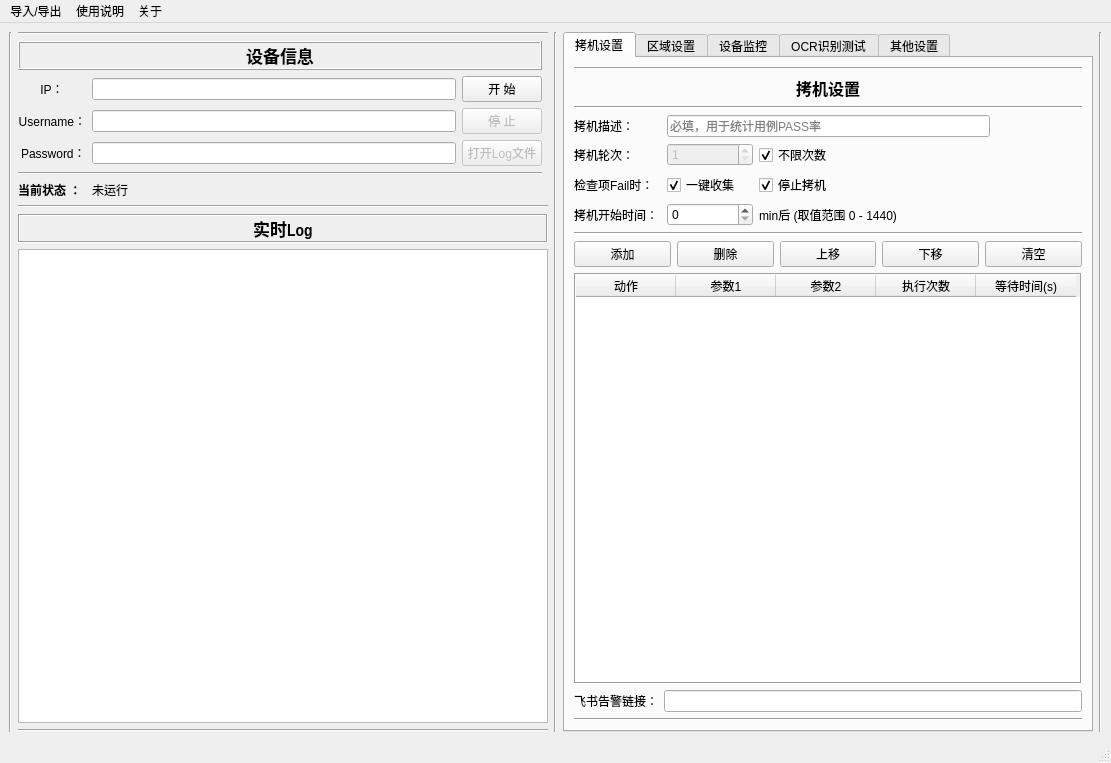
<?xml version="1.0" encoding="UTF-8"?>
<ui version="4.0">
 <class>OCR_UI</class>
 <widget class="QMainWindow" name="OCR_UI">
  <property name="enabled">
   <bool>true</bool>
  </property>
  <property name="geometry">
   <rect>
    <x>0</x>
    <y>0</y>
    <width>1111</width>
    <height>763</height>
   </rect>
  </property>
  <property name="sizePolicy">
   <sizepolicy hsizetype="Expanding" vsizetype="Expanding">
    <horstretch>0</horstretch>
    <verstretch>0</verstretch>
   </sizepolicy>
  </property>
  <property name="focusPolicy">
   <enum>Qt::NoFocus</enum>
  </property>
  <property name="windowTitle">
   <string>拷机工具_V2.</string>
  </property>
  <widget class="QWidget" name="centralwidget">
   <layout class="QHBoxLayout" name="horizontalLayout">
    <item>
     <widget class="Line" name="line_4">
      <property name="orientation">
       <enum>Qt::Vertical</enum>
      </property>
     </widget>
    </item>
    <item>
     <layout class="QVBoxLayout" name="verticalLayout_Left">
      <item>
       <layout class="QHBoxLayout" name="horizontalLayout_2">
        <item>
         <layout class="QGridLayout" name="DutInfoLayout_6">
          <item row="6" column="1" colspan="2">
           <widget class="QLabel" name="StatusLabel">
            <property name="text">
             <string>未运行</string>
            </property>
           </widget>
          </item>
          <item row="5" column="0" colspan="3">
           <widget class="Line" name="line_16">
            <property name="orientation">
             <enum>Qt::Horizontal</enum>
            </property>
           </widget>
          </item>
          <item row="1" column="0" colspan="3">
           <widget class="QLabel" name="label">
            <property name="font">
             <font>
              <family>Arial Narrow</family>
              <pointsize>13</pointsize>
              <weight>75</weight>
              <italic>false</italic>
              <bold>true</bold>
              <underline>false</underline>
             </font>
            </property>
            <property name="frameShape">
             <enum>QFrame::Box</enum>
            </property>
            <property name="frameShadow">
             <enum>QFrame::Raised</enum>
            </property>
            <property name="text">
             <string>设备信息</string>
            </property>
            <property name="alignment">
             <set>Qt::AlignCenter</set>
            </property>
           </widget>
          </item>
          <item row="8" column="0" colspan="4">
           <layout class="QGridLayout" name="gridLayout">
            <item row="3" column="0" colspan="3">
             <widget class="QLabel" name="label_2">
              <property name="enabled">
               <bool>true</bool>
              </property>
              <property name="font">
               <font>
                <family>Arial Narrow</family>
                <pointsize>13</pointsize>
                <weight>75</weight>
                <bold>true</bold>
               </font>
              </property>
              <property name="frameShape">
               <enum>QFrame::Box</enum>
              </property>
              <property name="frameShadow">
               <enum>QFrame::Sunken</enum>
              </property>
              <property name="text">
               <string>实时Log</string>
              </property>
              <property name="alignment">
               <set>Qt::AlignCenter</set>
              </property>
             </widget>
            </item>
            <item row="5" column="0" colspan="3">
             <widget class="QTextEdit" name="logText">
              <property name="enabled">
               <bool>true</bool>
              </property>
              <property name="frameShape">
               <enum>QFrame::Box</enum>
              </property>
              <property name="frameShadow">
               <enum>QFrame::Raised</enum>
              </property>
              <property name="lineWidth">
               <number>0</number>
              </property>
              <property name="midLineWidth">
               <number>1</number>
              </property>
              <property name="readOnly">
               <bool>true</bool>
              </property>
             </widget>
            </item>
            <item row="2" column="0" colspan="3">
             <widget class="Line" name="line_9">
              <property name="orientation">
               <enum>Qt::Horizontal</enum>
              </property>
             </widget>
            </item>
           </layout>
          </item>
          <item row="3" column="1">
           <widget class="QLineEdit" name="dutUn"/>
          </item>
          <item row="2" column="1">
           <widget class="QLineEdit" name="dutIP"/>
          </item>
          <item row="0" column="0" colspan="4">
           <widget class="Line" name="line_5">
            <property name="orientation">
             <enum>Qt::Horizontal</enum>
            </property>
           </widget>
          </item>
          <item row="6" column="0">
           <widget class="QLabel" name="label_15">
            <property name="font">
             <font>
              <weight>75</weight>
              <italic>false</italic>
              <bold>true</bold>
             </font>
            </property>
            <property name="text">
             <string>当前状态 ：</string>
            </property>
            <property name="textFormat">
             <enum>Qt::AutoText</enum>
            </property>
           </widget>
          </item>
          <item row="2" column="2">
           <widget class="QPushButton" name="beginButton">
            <property name="text">
             <string>开 始</string>
            </property>
           </widget>
          </item>
          <item row="2" column="0">
           <widget class="QLabel" name="dutIPLabel">
            <property name="text">
             <string>IP：</string>
            </property>
            <property name="alignment">
             <set>Qt::AlignCenter</set>
            </property>
            <property name="buddy">
             <cstring>dutIP</cstring>
            </property>
           </widget>
          </item>
          <item row="4" column="1">
           <widget class="QLineEdit" name="dutPw"/>
          </item>
          <item row="4" column="2">
           <widget class="QPushButton" name="logOpenButton">
            <property name="enabled">
             <bool>false</bool>
            </property>
            <property name="text">
             <string>打开Log文件</string>
            </property>
           </widget>
          </item>
          <item row="4" column="0" alignment="Qt::AlignRight">
           <widget class="QLabel" name="dutPwLabel">
            <property name="text">
             <string>Password：</string>
            </property>
            <property name="buddy">
             <cstring>dutPw</cstring>
            </property>
           </widget>
          </item>
          <item row="3" column="2">
           <widget class="QPushButton" name="stopButton">
            <property name="enabled">
             <bool>false</bool>
            </property>
            <property name="text">
             <string>停 止</string>
            </property>
           </widget>
          </item>
          <item row="3" column="0" alignment="Qt::AlignRight">
           <widget class="QLabel" name="dutUnLabel">
            <property name="text">
             <string>Username：</string>
            </property>
            <property name="alignment">
             <set>Qt::AlignRight|Qt::AlignTrailing|Qt::AlignVCenter</set>
            </property>
            <property name="buddy">
             <cstring>dutUn</cstring>
            </property>
           </widget>
          </item>
         </layout>
        </item>
       </layout>
      </item>
      <item>
       <widget class="Line" name="line_7">
        <property name="orientation">
         <enum>Qt::Horizontal</enum>
        </property>
       </widget>
      </item>
     </layout>
    </item>
    <item>
     <widget class="Line" name="line_2">
      <property name="orientation">
       <enum>Qt::Vertical</enum>
      </property>
     </widget>
    </item>
    <item>
     <widget class="QTabWidget" name="tabWidget">
      <property name="sizePolicy">
       <sizepolicy hsizetype="Expanding" vsizetype="Expanding">
        <horstretch>0</horstretch>
        <verstretch>0</verstretch>
       </sizepolicy>
      </property>
      <property name="maximumSize">
       <size>
        <width>16777215</width>
        <height>16777215</height>
       </size>
      </property>
      <property name="currentIndex">
       <number>0</number>
      </property>
      <widget class="QWidget" name="actTab">
       <attribute name="title">
        <string>拷机设置</string>
       </attribute>
       <layout class="QGridLayout" name="gridLayout_3">
        <item row="0" column="0">
         <layout class="QVBoxLayout" name="verticalLayout_Right">
          <item>
           <layout class="QGridLayout" name="gridLayout_2">
            <property name="horizontalSpacing">
             <number>6</number>
            </property>
            <item row="7" column="0" colspan="5">
             <widget class="Line" name="line_6">
              <property name="orientation">
               <enum>Qt::Horizontal</enum>
              </property>
             </widget>
            </item>
            <item row="1" column="0" colspan="5">
             <widget class="QLabel" name="label_3">
              <property name="font">
               <font>
                <family>Arial Narrow</family>
                <pointsize>12</pointsize>
                <weight>75</weight>
                <bold>true</bold>
               </font>
              </property>
              <property name="text">
               <string>拷机设置</string>
              </property>
              <property name="textFormat">
               <enum>Qt::MarkdownText</enum>
              </property>
              <property name="alignment">
               <set>Qt::AlignCenter</set>
              </property>
             </widget>
            </item>
            <item row="4" column="1">
             <widget class="QSpinBox" name="mainTimes">
              <property name="enabled">
               <bool>false</bool>
              </property>
              <property name="minimum">
               <number>1</number>
              </property>
              <property name="maximum">
               <number>999999999</number>
              </property>
              <property name="value">
               <number>1</number>
              </property>
             </widget>
            </item>
            <item row="4" column="2">
             <widget class="QCheckBox" name="isInfinitely">
              <property name="text">
               <string>不限次数</string>
              </property>
              <property name="checked">
               <bool>true</bool>
              </property>
             </widget>
            </item>
            <item row="5" column="1">
             <widget class="QCheckBox" name="isFailCollectCB">
              <property name="text">
               <string>一键收集</string>
              </property>
              <property name="checked">
               <bool>true</bool>
              </property>
             </widget>
            </item>
            <item row="5" column="2">
             <widget class="QCheckBox" name="isFailStopCB">
              <property name="text">
               <string>停止拷机</string>
              </property>
              <property name="checked">
               <bool>true</bool>
              </property>
             </widget>
            </item>
            <item row="6" column="1">
             <widget class="QSpinBox" name="waitForMain">
              <property name="maximum">
               <number>1440</number>
              </property>
             </widget>
            </item>
            <item row="4" column="0">
             <widget class="QLabel" name="label_14">
              <property name="text">
               <string>拷机轮次：</string>
              </property>
             </widget>
            </item>
            <item row="5" column="0">
             <widget class="QLabel" name="label_12">
              <property name="text">
               <string>检查项Fail时：</string>
              </property>
             </widget>
            </item>
            <item row="6" column="0">
             <widget class="QLabel" name="label_18">
              <property name="text">
               <string>拷机开始时间：</string>
              </property>
             </widget>
            </item>
            <item row="6" column="2">
             <widget class="QLabel" name="label_19">
              <property name="text">
               <string>min后 (取值范围 0 - 1440)</string>
              </property>
             </widget>
            </item>
            <item row="0" column="0" colspan="5">
             <widget class="Line" name="line_3">
              <property name="orientation">
               <enum>Qt::Horizontal</enum>
              </property>
             </widget>
            </item>
            <item row="2" column="0" colspan="5">
             <widget class="Line" name="line_10">
              <property name="orientation">
               <enum>Qt::Horizontal</enum>
              </property>
             </widget>
            </item>
            <item row="3" column="0">
             <widget class="QLabel" name="label_20">
              <property name="text">
               <string>拷机描述：</string>
              </property>
             </widget>
            </item>
            <item row="3" column="1" colspan="3">
             <widget class="QLineEdit" name="descriptionLineEdit">
              <property name="placeholderText">
               <string>必填，用于统计用例PASS率</string>
              </property>
             </widget>
            </item>
           </layout>
          </item>
          <item>
           <layout class="QGridLayout" name="gridLayout_9">
            <item row="0" column="1">
             <widget class="QPushButton" name="actDelBtn">
              <property name="text">
               <string>删除</string>
              </property>
             </widget>
            </item>
            <item row="0" column="3">
             <widget class="QPushButton" name="actMvDownBtn">
              <property name="text">
               <string>下移</string>
              </property>
             </widget>
            </item>
            <item row="0" column="0">
             <widget class="QPushButton" name="actAddBtn">
              <property name="text">
               <string>添加</string>
              </property>
             </widget>
            </item>
            <item row="0" column="2">
             <widget class="QPushButton" name="actMvUpBtn">
              <property name="text">
               <string>上移</string>
              </property>
             </widget>
            </item>
            <item row="0" column="4">
             <widget class="QPushButton" name="actClrBtn">
              <property name="text">
               <string>清空</string>
              </property>
             </widget>
            </item>
           </layout>
          </item>
          <item>
           <widget class="QTableWidget" name="actTableWidget">
            <property name="acceptDrops">
             <bool>true</bool>
            </property>
            <property name="inputMethodHints">
             <set>Qt::ImhNone</set>
            </property>
            <property name="frameShape">
             <enum>QFrame::Box</enum>
            </property>
            <property name="frameShadow">
             <enum>QFrame::Sunken</enum>
            </property>
            <property name="midLineWidth">
             <number>0</number>
            </property>
            <property name="alternatingRowColors">
             <bool>false</bool>
            </property>
            <property name="selectionMode">
             <enum>QAbstractItemView::SingleSelection</enum>
            </property>
            <property name="selectionBehavior">
             <enum>QAbstractItemView::SelectRows</enum>
            </property>
            <property name="showGrid">
             <bool>true</bool>
            </property>
            <property name="gridStyle">
             <enum>Qt::SolidLine</enum>
            </property>
            <attribute name="horizontalHeaderVisible">
             <bool>true</bool>
            </attribute>
            <attribute name="horizontalHeaderDefaultSectionSize">
             <number>100</number>
            </attribute>
            <attribute name="verticalHeaderDefaultSectionSize">
             <number>25</number>
            </attribute>
            <column>
             <property name="text">
              <string>动作</string>
             </property>
            </column>
            <column>
             <property name="text">
              <string>参数1</string>
             </property>
             <property name="font">
              <font>
               <weight>50</weight>
               <bold>false</bold>
              </font>
             </property>
            </column>
            <column>
             <property name="text">
              <string>参数2</string>
             </property>
            </column>
            <column>
             <property name="text">
              <string>执行次数</string>
             </property>
            </column>
            <column>
             <property name="text">
              <string>等待时间(s)</string>
             </property>
            </column>
           </widget>
          </item>
          <item>
           <layout class="QHBoxLayout" name="horizontalLayout_4">
            <item>
             <widget class="QLabel" name="label_10">
              <property name="text">
               <string>飞书告警链接：</string>
              </property>
             </widget>
            </item>
            <item>
             <widget class="QLineEdit" name="feiShuLink"/>
            </item>
           </layout>
          </item>
          <item>
           <widget class="Line" name="line_8">
            <property name="orientation">
             <enum>Qt::Horizontal</enum>
            </property>
           </widget>
          </item>
         </layout>
        </item>
       </layout>
      </widget>
      <widget class="QWidget" name="areaTab">
       <attribute name="title">
        <string>区域设置</string>
       </attribute>
       <layout class="QGridLayout" name="gridLayout_5">
        <item row="0" column="0">
         <layout class="QVBoxLayout" name="verticalLayout_Right_2">
          <item>
           <layout class="QGridLayout" name="gridLayout_4">
            <property name="horizontalSpacing">
             <number>6</number>
            </property>
            <item row="6" column="3">
             <widget class="QPushButton" name="getAreaTupleBtn">
              <property name="text">
               <string>坐标获取</string>
              </property>
             </widget>
            </item>
            <item row="0" column="0" colspan="4">
             <widget class="Line" name="line_11">
              <property name="orientation">
               <enum>Qt::Horizontal</enum>
              </property>
             </widget>
            </item>
            <item row="4" column="0" colspan="4">
             <widget class="QLabel" name="label_23">
              <property name="text">
               <string>注：在【拷机设置】中添加&quot;[检查项]测试仪数值&quot;项,执行至该项时,开始以下区域监控</string>
              </property>
             </widget>
            </item>
            <item row="3" column="0" colspan="4">
             <widget class="Line" name="line_12">
              <property name="orientation">
               <enum>Qt::Horizontal</enum>
              </property>
             </widget>
            </item>
            <item row="6" column="1">
             <widget class="QPushButton" name="areaDelBtn">
              <property name="text">
               <string>删除</string>
              </property>
             </widget>
            </item>
            <item row="6" column="0">
             <widget class="QPushButton" name="areaAddBtn">
              <property name="text">
               <string>添加</string>
              </property>
             </widget>
            </item>
            <item row="1" column="0" colspan="4">
             <widget class="QLabel" name="label_4">
              <property name="font">
               <font>
                <family>Arial Narrow</family>
                <pointsize>12</pointsize>
                <weight>75</weight>
                <bold>true</bold>
               </font>
              </property>
              <property name="text">
               <string>区域设置</string>
              </property>
              <property name="textFormat">
               <enum>Qt::MarkdownText</enum>
              </property>
              <property name="alignment">
               <set>Qt::AlignCenter</set>
              </property>
             </widget>
            </item>
            <item row="6" column="2">
             <widget class="QPushButton" name="areaClrBtn">
              <property name="text">
               <string>清空</string>
              </property>
             </widget>
            </item>
            <item row="5" column="0" colspan="4">
             <widget class="Line" name="line_15">
              <property name="orientation">
               <enum>Qt::Horizontal</enum>
              </property>
             </widget>
            </item>
           </layout>
          </item>
          <item>
           <widget class="QTableWidget" name="areaTableWidget">
            <property name="frameShape">
             <enum>QFrame::Box</enum>
            </property>
            <property name="frameShadow">
             <enum>QFrame::Raised</enum>
            </property>
            <attribute name="verticalHeaderDefaultSectionSize">
             <number>25</number>
            </attribute>
            <column>
             <property name="text">
              <string>坐标值</string>
             </property>
            </column>
            <column>
             <property name="text">
              <string>与预期关系</string>
             </property>
            </column>
            <column>
             <property name="text">
              <string>预期值</string>
             </property>
            </column>
            <column>
             <property name="text">
              <string>备注(可选)</string>
             </property>
            </column>
            <column>
             <property name="text">
              <string>区域截图</string>
             </property>
            </column>
            <column>
             <property name="text">
              <string>识别结果</string>
             </property>
            </column>
           </widget>
          </item>
          <item>
           <widget class="Line" name="line_13">
            <property name="orientation">
             <enum>Qt::Horizontal</enum>
            </property>
           </widget>
          </item>
          <item>
           <layout class="QHBoxLayout" name="horizontalLayout_3"/>
          </item>
         </layout>
        </item>
       </layout>
      </widget>
      <widget class="QWidget" name="dutMonitor">
       <attribute name="title">
        <string>设备监控</string>
       </attribute>
       <layout class="QGridLayout" name="gridLayout_10">
        <item row="0" column="0">
         <layout class="QGridLayout" name="gridLayout_8">
          <item row="0" column="0">
           <widget class="QLabel" name="label_29">
            <property name="text">
             <string>未开放</string>
            </property>
           </widget>
          </item>
         </layout>
        </item>
       </layout>
      </widget>
      <widget class="QWidget" name="ocrTestTab">
       <attribute name="title">
        <string>OCR识别测试</string>
       </attribute>
       <layout class="QGridLayout" name="gridLayout_12">
        <item row="0" column="0">
         <widget class="Line" name="line_17">
          <property name="orientation">
           <enum>Qt::Vertical</enum>
          </property>
         </widget>
        </item>
        <item row="0" column="1">
         <layout class="QGridLayout" name="gridLayout_11">
          <item row="16" column="0">
           <widget class="QLabel" name="label_46">
            <property name="text">
             <string/>
            </property>
           </widget>
          </item>
          <item row="13" column="0">
           <widget class="QLabel" name="label_41">
            <property name="text">
             <string/>
            </property>
           </widget>
          </item>
          <item row="20" column="0">
           <widget class="QLabel" name="label_39">
            <property name="text">
             <string/>
            </property>
           </widget>
          </item>
          <item row="25" column="0" colspan="4">
           <widget class="Line" name="line_18">
            <property name="orientation">
             <enum>Qt::Horizontal</enum>
            </property>
           </widget>
          </item>
          <item row="17" column="0">
           <widget class="QLabel" name="label_45">
            <property name="text">
             <string/>
            </property>
           </widget>
          </item>
          <item row="1" column="2">
           <widget class="QPushButton" name="ocrTestGetTupleBtn">
            <property name="text">
             <string>获取坐标</string>
            </property>
           </widget>
          </item>
          <item row="12" column="0">
           <widget class="QLabel" name="label_42">
            <property name="text">
             <string/>
            </property>
           </widget>
          </item>
          <item row="3" column="0">
           <widget class="QLabel" name="label_44">
            <property name="text">
             <string>坐标值</string>
            </property>
           </widget>
          </item>
          <item row="1" column="0">
           <widget class="QLabel" name="label_30">
            <property name="text">
             <string>psm参数值</string>
            </property>
           </widget>
          </item>
          <item row="5" column="0">
           <widget class="QLabel" name="label_32">
            <property name="text">
             <string>区域截图</string>
            </property>
           </widget>
          </item>
          <item row="21" column="0">
           <widget class="QLabel" name="label_38">
            <property name="text">
             <string/>
            </property>
           </widget>
          </item>
          <item row="6" column="0" colspan="4">
           <widget class="Line" name="line_21">
            <property name="orientation">
             <enum>Qt::Horizontal</enum>
            </property>
           </widget>
          </item>
          <item row="5" column="1" colspan="2">
           <widget class="QLabel" name="ocrTestPictureLabel">
            <property name="text">
             <string/>
            </property>
           </widget>
          </item>
          <item row="23" column="0">
           <widget class="QLabel" name="label_37">
            <property name="text">
             <string/>
            </property>
           </widget>
          </item>
          <item row="9" column="0">
           <widget class="QLabel" name="label_33">
            <property name="text">
             <string/>
            </property>
           </widget>
          </item>
          <item row="7" column="0">
           <widget class="QLabel" name="label_35">
            <property name="text">
             <string>识别结果</string>
            </property>
           </widget>
          </item>
          <item row="14" column="0">
           <widget class="QLabel" name="label_49">
            <property name="text">
             <string/>
            </property>
           </widget>
          </item>
          <item row="22" column="0">
           <widget class="QLabel" name="label_36">
            <property name="text">
             <string/>
            </property>
           </widget>
          </item>
          <item row="0" column="0" colspan="4">
           <widget class="Line" name="line_14">
            <property name="orientation">
             <enum>Qt::Horizontal</enum>
            </property>
           </widget>
          </item>
          <item row="11" column="0">
           <widget class="QLabel" name="label_43">
            <property name="text">
             <string/>
            </property>
           </widget>
          </item>
          <item row="8" column="0" colspan="4">
           <widget class="Line" name="line_22">
            <property name="orientation">
             <enum>Qt::Horizontal</enum>
            </property>
           </widget>
          </item>
          <item row="19" column="0">
           <widget class="QLabel" name="label_31">
            <property name="text">
             <string/>
            </property>
           </widget>
          </item>
          <item row="18" column="0">
           <widget class="QLabel" name="label_40">
            <property name="text">
             <string/>
            </property>
           </widget>
          </item>
          <item row="1" column="3">
           <widget class="QPushButton" name="ocrTestBtn">
            <property name="text">
             <string>开始识别</string>
            </property>
           </widget>
          </item>
          <item row="15" column="0">
           <widget class="QLabel" name="label_47">
            <property name="text">
             <string/>
            </property>
           </widget>
          </item>
          <item row="7" column="1" colspan="2">
           <widget class="QLineEdit" name="ocrTestResultLineEdit">
            <property name="readOnly">
             <bool>true</bool>
            </property>
           </widget>
          </item>
          <item row="1" column="1">
           <widget class="QComboBox" name="psmCombox"/>
          </item>
          <item row="10" column="0">
           <widget class="QLabel" name="label_48">
            <property name="text">
             <string/>
            </property>
           </widget>
          </item>
          <item row="24" column="0">
           <widget class="QLabel" name="label_34">
            <property name="text">
             <string/>
            </property>
           </widget>
          </item>
          <item row="4" column="0" colspan="4">
           <widget class="Line" name="line_20">
            <property name="orientation">
             <enum>Qt::Horizontal</enum>
            </property>
           </widget>
          </item>
          <item row="2" column="0" colspan="4">
           <widget class="Line" name="line_23">
            <property name="orientation">
             <enum>Qt::Horizontal</enum>
            </property>
           </widget>
          </item>
          <item row="3" column="1" colspan="2">
           <widget class="QLineEdit" name="ocrTupleLineEdit"/>
          </item>
         </layout>
        </item>
        <item row="0" column="2">
         <widget class="Line" name="line_19">
          <property name="orientation">
           <enum>Qt::Vertical</enum>
          </property>
         </widget>
        </item>
       </layout>
      </widget>
      <widget class="QWidget" name="OtherTab">
       <attribute name="title">
        <string>其他设置</string>
       </attribute>
       <layout class="QGridLayout" name="gridLayout_6">
        <item row="0" column="0">
         <layout class="QVBoxLayout" name="verticalLayout_2">
          <item>
           <layout class="QGridLayout" name="gridLayout_7">
            <item row="9" column="1">
             <widget class="QDoubleSpinBox" name="MemoryErrorThreshold">
              <property name="decimals">
               <number>1</number>
              </property>
              <property name="maximum">
               <double>100.000000000000000</double>
              </property>
              <property name="value">
               <double>75.000000000000000</double>
              </property>
             </widget>
            </item>
            <item row="12" column="2">
             <widget class="QLabel" name="label_22">
              <property name="text">
               <string>(取值范围 1000 - 20000)</string>
              </property>
             </widget>
            </item>
            <item row="5" column="2">
             <widget class="QLabel" name="label_8">
              <property name="text">
               <string>(取值范围 30 - 300)</string>
              </property>
             </widget>
            </item>
            <item row="2" column="1" colspan="2">
             <widget class="QLineEdit" name="dutCfgFrLE">
              <property name="text">
               <string/>
              </property>
              <property name="readOnly">
               <bool>true</bool>
              </property>
             </widget>
            </item>
            <item row="10" column="2">
             <widget class="QLabel" name="label_25">
              <property name="text">
               <string>% (大于该值则认为有异常)</string>
              </property>
             </widget>
            </item>
            <item row="9" column="0">
             <widget class="QLabel" name="label_16">
              <property name="text">
               <string>线卡内存异常阈值：</string>
              </property>
             </widget>
            </item>
            <item row="2" column="3">
             <widget class="QToolButton" name="dutCfgFrBtn">
              <property name="text">
               <string>...</string>
              </property>
             </widget>
            </item>
            <item row="6" column="0">
             <widget class="QLabel" name="label_9">
              <property name="text">
               <string>整机重启重连等待时间(s)：</string>
              </property>
             </widget>
            </item>
            <item row="6" column="1">
             <widget class="QSpinBox" name="reloadRcTime">
              <property name="minimum">
               <number>300</number>
              </property>
              <property name="maximum">
               <number>600</number>
              </property>
             </widget>
            </item>
            <item row="4" column="1" colspan="2">
             <widget class="QLineEdit" name="momWlFnLE">
              <property name="layoutDirection">
               <enum>Qt::LeftToRight</enum>
              </property>
              <property name="text">
               <string/>
              </property>
              <property name="readOnly">
               <bool>true</bool>
              </property>
             </widget>
            </item>
            <item row="6" column="2">
             <widget class="QLabel" name="label_11">
              <property name="text">
               <string>(取值范围 300 - 600)</string>
              </property>
             </widget>
            </item>
            <item row="11" column="1">
             <widget class="QSpinBox" name="EMMCErrorThreshold">
              <property name="maximum">
               <number>100</number>
              </property>
              <property name="value">
               <number>85</number>
              </property>
             </widget>
            </item>
            <item row="9" column="2">
             <widget class="QLabel" name="label_17">
              <property name="text">
               <string>% (大于该值则认为有异常)</string>
              </property>
             </widget>
            </item>
            <item row="4" column="3">
             <widget class="QToolButton" name="momWlFnBtn">
              <property name="text">
               <string>...</string>
              </property>
             </widget>
            </item>
            <item row="5" column="0">
             <widget class="QLabel" name="label_7">
              <property name="text">
               <string>主备切换重连等待时间(s)：</string>
              </property>
             </widget>
            </item>
            <item row="5" column="1">
             <widget class="QSpinBox" name="reduRcTime">
              <property name="minimum">
               <number>30</number>
              </property>
              <property name="maximum">
               <number>300</number>
              </property>
             </widget>
            </item>
            <item row="10" column="1">
             <widget class="QDoubleSpinBox" name="CPUErrorThreshold">
              <property name="decimals">
               <number>1</number>
              </property>
              <property name="value">
               <double>75.000000000000000</double>
              </property>
             </widget>
            </item>
            <item row="12" column="1">
             <widget class="QSpinBox" name="logMaxNum">
              <property name="minimum">
               <number>1000</number>
              </property>
              <property name="maximum">
               <number>20000</number>
              </property>
              <property name="value">
               <number>5000</number>
              </property>
             </widget>
            </item>
            <item row="11" column="2">
             <widget class="QLabel" name="label_27">
              <property name="text">
               <string>% (小于该值则认为有异常)</string>
              </property>
             </widget>
            </item>
            <item row="4" column="0">
             <widget class="QLabel" name="label_13">
              <property name="text">
               <string>0消息白名单文件路径：</string>
              </property>
             </widget>
            </item>
            <item row="2" column="0">
             <widget class="QLabel" name="label_6">
              <property name="text">
               <string>设备配置文件夹路径：</string>
              </property>
             </widget>
            </item>
            <item row="14" column="0">
             <widget class="QLabel" name="label_5">
              <property name="text">
               <string/>
              </property>
             </widget>
            </item>
            <item row="10" column="0">
             <widget class="QLabel" name="label_24">
              <property name="text">
               <string>线卡CPU异常阈值：</string>
              </property>
             </widget>
            </item>
            <item row="12" column="0">
             <widget class="QLabel" name="label_21">
              <property name="text">
               <string>实时log最大保存行数：</string>
              </property>
             </widget>
            </item>
            <item row="11" column="0">
             <widget class="QLabel" name="label_26">
              <property name="text">
               <string>线卡EMMC寿命异常阈值：</string>
              </property>
             </widget>
            </item>
            <item row="13" column="0">
             <widget class="QLabel" name="label_28">
              <property name="text">
               <string/>
              </property>
             </widget>
            </item>
           </layout>
          </item>
         </layout>
        </item>
       </layout>
      </widget>
     </widget>
    </item>
    <item>
     <widget class="Line" name="line">
      <property name="orientation">
       <enum>Qt::Vertical</enum>
      </property>
     </widget>
    </item>
   </layout>
  </widget>
  <widget class="QMenuBar" name="menubar">
   <property name="geometry">
    <rect>
     <x>0</x>
     <y>0</y>
     <width>1111</width>
     <height>23</height>
    </rect>
   </property>
   <widget class="QMenu" name="configMenu">
    <property name="title">
     <string>导入/导出</string>
    </property>
    <addaction name="configInput"/>
    <addaction name="configOutput"/>
    <addaction name="separator"/>
    <addaction name="areaInput"/>
    <addaction name="areaOutput"/>
    <addaction name="separator"/>
   </widget>
   <widget class="QMenu" name="tipMenu">
    <property name="title">
     <string>使用说明</string>
    </property>
    <addaction name="OCRTip"/>
    <addaction name="whiteListTip"/>
   </widget>
   <widget class="QMenu" name="aboutMenu">
    <property name="title">
     <string>关于</string>
    </property>
    <addaction name="informationAbout"/>
   </widget>
   <addaction name="configMenu"/>
   <addaction name="tipMenu"/>
   <addaction name="aboutMenu"/>
  </widget>
  <widget class="QStatusBar" name="statusbar"/>
  <action name="configInput">
   <property name="text">
    <string>导入拷机设置
</string>
   </property>
   <property name="shortcutContext">
    <enum>Qt::WidgetWithChildrenShortcut</enum>
   </property>
  </action>
  <action name="configOutput">
   <property name="text">
    <string>导出拷机设置</string>
   </property>
  </action>
  <action name="action_2">
   <property name="text">
    <string>白名单格式说明</string>
   </property>
  </action>
  <action name="OCRTip">
   <property name="text">
    <string>监控说明</string>
   </property>
  </action>
  <action name="action">
   <property name="text">
    <string>稳态切换</string>
   </property>
  </action>
  <action name="action_3">
   <property name="text">
    <string>非稳态切换</string>
   </property>
  </action>
  <action name="action_4">
   <property name="text">
    <string>故障注入后切换</string>
   </property>
  </action>
  <action name="steadyMode">
   <property name="text">
    <string>稳态切换</string>
   </property>
  </action>
  <action name="unsteadyMode">
   <property name="text">
    <string>非稳态切换</string>
   </property>
  </action>
  <action name="actionMode">
   <property name="text">
    <string>故障注入后切换</string>
   </property>
  </action>
  <action name="areaInput">
   <property name="text">
    <string>导入监控设置</string>
   </property>
  </action>
  <action name="areaOutput">
   <property name="text">
    <string>导出监控设置</string>
   </property>
  </action>
  <action name="whiteListTip">
   <property name="text">
    <string>白名单</string>
   </property>
  </action>
  <action name="informationAbout">
   <property name="text">
    <string>软件信息</string>
   </property>
  </action>
 </widget>
 <tabstops>
  <tabstop>dutIP</tabstop>
  <tabstop>dutUn</tabstop>
  <tabstop>dutPw</tabstop>
  <tabstop>logText</tabstop>
 </tabstops>
 <resources/>
 <connections>
  <connection>
   <sender>isInfinitely</sender>
   <signal>toggled(bool)</signal>
   <receiver>mainTimes</receiver>
   <slot>setDisabled(bool)</slot>
   <hints>
    <hint type="sourcelabel">
     <x>853</x>
     <y>153</y>
    </hint>
    <hint type="destinationlabel">
     <x>703</x>
     <y>155</y>
    </hint>
   </hints>
  </connection>
 </connections>
</ui>
